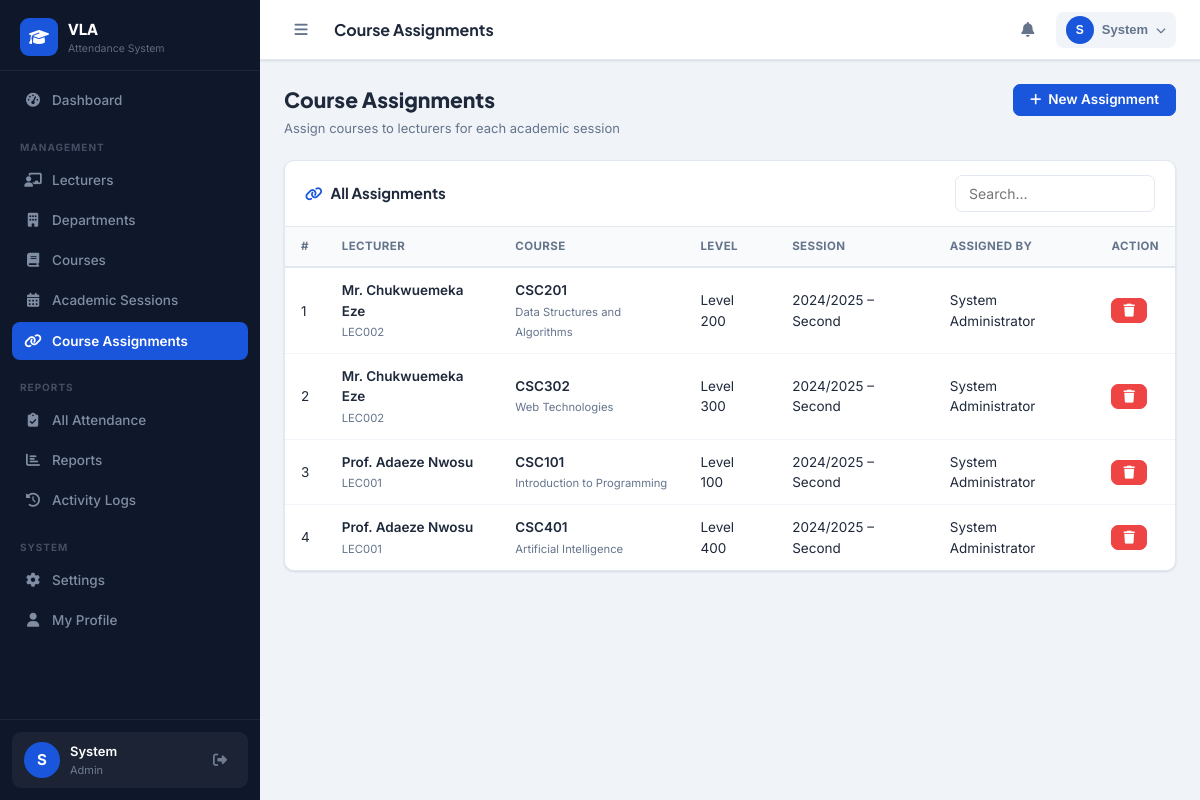
The app's page /admin/assignments.php (signed in) with its own data.
### tables this page shows
CREATE TABLE IF NOT EXISTS users (
    id INT AUTO_INCREMENT PRIMARY KEY,
    full_name VARCHAR(150) NOT NULL,
    email VARCHAR(150) NOT NULL UNIQUE,
    phone VARCHAR(20),
    password VARCHAR(255) NOT NULL,
    role ENUM('admin','hod','lecturer') NOT NULL DEFAULT 'lecturer',
    department_id INT,
    staff_id VARCHAR(50) UNIQUE,
    gender ENUM('male','female','other'),
    qualification VARCHAR(200),
    specialization VARCHAR(200),
    profile_photo VARCHAR(255) DEFAULT 'default.png',
    status ENUM('active','inactive','suspended') DEFAULT 'active',
    last_login DATETIME,
    reset_token VARCHAR(100),
    reset_expires DATETIME,
    created_at TIMESTAMP DEFAULT CURRENT_TIMESTAMP,
    updated_at TIMESTAMP DEFAULT CURRENT_TIMESTAMP ON UPDATE CURRENT_TIMESTAMP,
    FOREIGN KEY (department_id) REFERENCES departments(id) ON DELETE SET NULL
);

CREATE TABLE IF NOT EXISTS course_assignments (
    id INT AUTO_INCREMENT PRIMARY KEY,
    lecturer_id INT NOT NULL,
    course_id INT NOT NULL,
    session_id INT NOT NULL,
    assigned_by INT,
    assigned_at TIMESTAMP DEFAULT CURRENT_TIMESTAMP,
    FOREIGN KEY (lecturer_id) REFERENCES users(id) ON DELETE CASCADE,
    FOREIGN KEY (course_id) REFERENCES courses(id) ON DELETE CASCADE,
    FOREIGN KEY (session_id) REFERENCES academic_sessions(id) ON DELETE CASCADE,
    FOREIGN KEY (assigned_by) REFERENCES users(id) ON DELETE SET NULL,
    UNIQUE KEY unique_assignment (lecturer_id, course_id, session_id)
);

CREATE TABLE IF NOT EXISTS courses (
    id INT AUTO_INCREMENT PRIMARY KEY,
    course_title VARCHAR(200) NOT NULL,
    course_code VARCHAR(30) NOT NULL UNIQUE,
    credit_units INT DEFAULT 3,
    level ENUM('100','200','300','400','500','600','PG') DEFAULT '100',
    department_id INT,
    description TEXT,
    status ENUM('active','inactive') DEFAULT 'active',
    created_at TIMESTAMP DEFAULT CURRENT_TIMESTAMP,
    FOREIGN KEY (department_id) REFERENCES departments(id) ON DELETE SET NULL
);

CREATE TABLE IF NOT EXISTS academic_sessions (
    id INT AUTO_INCREMENT PRIMARY KEY,
    session_name VARCHAR(50) NOT NULL,   
    semester ENUM('first','second','summer') NOT NULL,
    start_date DATE,
    end_date DATE,
    is_current TINYINT(1) DEFAULT 0,
    created_at TIMESTAMP DEFAULT CURRENT_TIMESTAMP
);

### includes/functions.php (called while the page is built, shortened)
<?php
if (!function_exists('clean')) {
    function clean(string $str): string {
        return htmlspecialchars(trim($str), ENT_QUOTES, 'UTF-8');
    }
}
if (!function_exists('getCurrentUser')) {
    function getCurrentUser(): ?array {
        $conn = getDBConnection();
        $uid = (int)$_SESSION['user_id'];
        $r = $conn->query("SELECT u.*, d.name as dept_name, d.code as dept_code
            FROM users u LEFT JOIN departments d ON u.department_id = d.id
            WHERE u.id = $uid LIMIT 1");
        return $r ? $r->fetch_assoc() : null;
    }
}

### admin/assignments.php (the view, shortened to what this page needs)
<?php
require_once '../includes/functions.php';
$pageTitle = 'Course Assignments';
$conn = getDBConnection();
$assignments = $conn->query("
    SELECT ca.*, u.full_name as lec_name, u.staff_id, c.course_code, c.course_title, c.level, s.session_name, s.semester,
           a.full_name as assigner
    FROM course_assignments ca
    JOIN users u ON ca.lecturer_id = u.id
    JOIN courses c ON ca.course_id = c.id
    JOIN academic_sessions s ON ca.session_id = s.id
    LEFT JOIN users a ON ca.assigned_by = a.id
    ORDER BY s.is_current DESC, u.full_name, c.course_code");
$sidebarItems = [
    ['url'=>'admin/dashboard.php','icon'=>'fas fa-tachometer-alt','label'=>'Dashboard'],
    ['divider'=>'Management'],
    ['url'=>'admin/lecturers.php','icon'=>'fas fa-chalkboard-teacher','label'=>'Lecturers'],
    ['url'=>'admin/departments.php','icon'=>'fas fa-building','label'=>'Departments'],
    ['url'=>'admin/courses.php','icon'=>'fas fa-book','label'=>'Courses'],
    ['url'=>'admin/sessions.php','icon'=>'fas fa-calendar-alt','label'=>'Academic Sessions'],
    ['url'=>'admin/assignments.php','icon'=>'fas fa-link','label'=>'Course Assignments','active'=>true],
    ['divider'=>'Reports'],
    ['url'=>'admin/attendance.php','icon'=>'fas fa-clipboard-check','label'=>'All Attendance'],
    ['url'=>'admin/reports.php','icon'=>'fas fa-chart-bar','label'=>'Reports'],
    ['url'=>'admin/activity_logs.php','icon'=>'fas fa-history','label'=>'Activity Logs'],
    ['divider'=>'System'],
    ['url'=>'admin/settings.php','icon'=>'fas fa-cog','label'=>'Settings'],
    ['url'=>'admin/profile.php','icon'=>'fas fa-user','label'=>'My Profile'],
];
include '../includes/header.php';
?>
<div class="page-header">
  <div><h2>Course Assignments</h2><p>Assign courses to lecturers for each academic session</p></div>
  <button class="btn btn-primary" onclick="document.getElementById('assignModal').style.display='flex'">
    <i class="fas fa-plus"></i> New Assignment
  </button>
</div>
<div class="card">
  <div class="card-header">
    <span class="card-title"><i class="fas fa-link"></i> All Assignments</span>
    <input type="text" id="tableSearch" class="form-control" placeholder="Search..." style="width:200px">
  </div>
  <div class="table-wrapper">
    <table class="data-table">
      <thead><tr><th>#</th><th>Lecturer</th><th>Course</th><th>Level</th><th>Session</th><th>Assigned By</th><th>Action</th></tr></thead>
      <tbody>
        <?php $i=0; while($r=$assignments->fetch_assoc()): $i++; ?>
        <tr>
          <td><?=$i?></td>
          <td><div class="fw-600"><?=clean($r['lec_name'])?></div><small class="text-muted"><?=clean($r['staff_id']??'')?></small></td>
          <td><div class="fw-600"><?=clean($r['course_code'])?></div><small class="text-muted"><?=clean($r['course_title'])?></small></td>
          <td>Level <?=clean($r['level'])?></td>
          <td><?=clean($r['session_name'])?> – <?=ucfirst($r['semester'])?></td>
          <td><?=clean($r['assigner']??'System')?></td>
          <td>
            <form method="POST" style="display:inline">
              <button type="submit" class="btn btn-danger btn-sm" data-confirm="Remove this assignment?"><i class="fas fa-trash"></i></button>
            </form>
          </td>
        </tr>
        <?php endwhile ?>
      </tbody>
    </table>
  </div>
</div>
<?php include '../includes/footer.php'; ?>

### includes/header.php (shortened to what this page needs)
<?php
$user = getCurrentUser();
?>
<!DOCTYPE html>
<html lang="en">
<head>
<link rel="stylesheet" href="https://cdnjs.cloudflare.com/ajax/libs/font-awesome/6.4.2/css/all.min.css">
<link rel="stylesheet" href="<?= BASE_URL ?>assets/css/style.css">
</head>
<body>
<aside class="sidebar" id="sidebar">
  <div class="sidebar-brand">
    <div class="brand-icon"><i class="fas fa-graduation-cap"></i></div>
    <div class="brand-text">
      <span class="brand-name">VLA</span>
      <span class="brand-sub">Attendance System</span>
    </div>
  </div>
  <nav class="sidebar-nav">
    <?php if (isset($sidebarItems) && is_array($sidebarItems)): ?>
      <?php foreach ($sidebarItems as $item): ?>
        <?php if (isset($item['divider'])): ?>
          <div class="nav-divider"><?= clean($item['divider']) ?></div>
        <?php else: ?>
          <a href="<?= BASE_URL . $item['url'] ?>" class="nav-item <?= (isset($item['active']) && $item['active']) ? 'active' : '' ?>">
            <i class="<?= $item['icon'] ?>"></i>
            <span><?= clean($item['label']) ?></span>
          </a>
        <?php endif ?>
      <?php endforeach ?>
    <?php endif ?>
  </nav>
  <div class="sidebar-footer">
    <div class="user-card">
      <div class="user-avatar">
        <?= strtoupper(substr($user['full_name'] ?? 'U', 0, 1)) ?>
      </div>
      <div class="user-info">
        <span class="user-name"><?= clean(explode(' ', $user['full_name'] ?? 'User')[0]) ?></span>
        <span class="user-role"><?= ucfirst($_SESSION['role'] ?? '') ?></span>
      </div>
      <a href="<?= BASE_URL ?>logout.php" class="logout-btn" title="Logout"><i class="fas fa-sign-out-alt"></i></a>
    </div>
  </div>
</aside>
<div class="main-wrapper" id="mainWrapper">
  <header class="topbar">
    <button class="sidebar-toggle" id="sidebarToggle">
      <i class="fas fa-bars"></i>
    </button>
    <div class="topbar-title">
      <h1 class="page-title"><?= isset($pageTitle) ? clean($pageTitle) : 'Dashboard' ?></h1>
    </div>
    <div class="topbar-actions">
      <div class="notif-wrapper">
        <button class="icon-btn notif-btn" id="notifBtn">
          <i class="fas fa-bell"></i>
        </button>
      </div>
      <div class="profile-wrapper">
        <button class="icon-btn profile-btn" id="profileBtn">
          <div class="profile-avatar"><?= strtoupper(substr($user['full_name'] ?? 'U', 0, 1)) ?></div>
          <span class="profile-name"><?= clean(explode(' ', $user['full_name'] ?? 'User')[0]) ?></span>
          <i class="fas fa-chevron-down"></i>
        </button>
      </div>
    </div>
  </header>
  <main class="content-area">

### includes/footer.php (shortened to what this page needs)
  </main>
</div>
</body>
</html>

### records on screen
users: full_name "S", full_name "System"
course_assignments: lecturer.full_name "Mr. Chukwuemeka Eze", lecturer.staff_id "LEC002", course.course_code "CSC201", course.course_title "Data Structures and Algorithms", course.level "200", session.session_name "2024/2025", session.semester "Second", assigned_by.full_name "System Administrator"
course_assignments: lecturer.full_name "Mr. Chukwuemeka Eze", lecturer.staff_id "LEC002", course.course_code "CSC302", course.course_title "Web Technologies", course.level "300", session.session_name "2024/2025", session.semester "Second", assigned_by.full_name "System Administrator"
course_assignments: lecturer.full_name "Prof. Adaeze Nwosu", lecturer.staff_id "LEC001", course.course_code "CSC101", course.course_title "Introduction to Programming", course.level "100", session.session_name "2024/2025", session.semester "Second", assigned_by.full_name "System Administrator"
course_assignments: lecturer.full_name "Prof. Adaeze Nwosu", lecturer.staff_id "LEC001", course.course_code "CSC401", course.course_title "Artificial Intelligence", course.level "400", session.session_name "2024/2025", session.semester "Second", assigned_by.full_name "System Administrator"

### other values on screen
$item['label'] "Dashboard"
$item['divider'] "MANAGEMENT"
$item['label'] "Lecturers"
$item['label'] "Departments"
$item['label'] "Courses"
$item['label'] "Academic Sessions"
$item['label'] "Course Assignments"
$item['divider'] "REPORTS"
$item['label'] "All Attendance"
$item['label'] "Reports"
$item['label'] "Activity Logs"
$item['divider'] "SYSTEM"
$item['label'] "Settings"
$item['label'] "My Profile"
$_SESSION['role'] "Admin"
